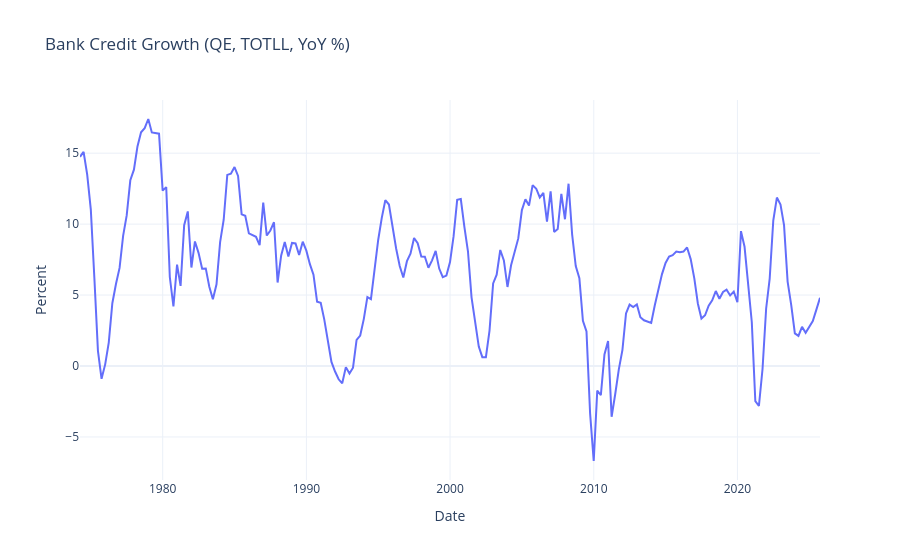

Source (notebook cell):
### Markdown cell above
The figure highlights the inverse relationship between real economic activity and labor market conditions over the business cycle. Periods of strong GDP growth are typically associated with declining unemployment, while economic slowdowns and recessions coincide with rising unemployment rates. The adjustment in unemployment lags changes in output, reflecting labor market frictions and firms’ cautious hiring and firing decisions. Sharp downturns, such as during major crises, generate abrupt contractions in output followed by pronounced increases in unemployment, clearly illustrating the cyclical nature of the economy.

### Code cell
# --------------------------------------------------
# Stylized facts: Credit growth (TOTLL YoY)
# --------------------------------------------------
fig = go.Figure()
fig.add_trace(go.Scatter(x=qdata.index, y=qdata["TOTLL_YoY"], mode="lines", name="TOTLL YoY (%)"))

fig.update_layout(
    title="Bank Credit Growth (QE, TOTLL, YoY %)",
    xaxis_title="Date",
    yaxis_title="Percent",
    hovermode="x unified",
    template="plotly_white",
    legend=dict(orientation="h", yanchor="bottom", y=1.02, xanchor="right", x=1)
)
fig.show()

### Figure 1 — Plotly figure (JSON) as saved in the notebook; plotly's stock layout.template omitted (floating-point values rounded to 4 significant figures; data arrays with more than 128 entries replaced by an {"elided": "..."} marker saying what was removed)
{"data": [{"mode": "lines", "name": "TOTLL YoY (%)", "type": "scatter", "x": {"elided": "207 str values"}, "y": {"elided": "207 float values"}}], "layout": {"hovermode": "x unified", "legend": {"orientation": "h", "x": 1, "xanchor": "right", "y": 1.02, "yanchor": "bottom"}, "title": {"text": "Bank Credit Growth (QE, TOTLL, YoY %)"}, "xaxis": {"title": {"text": "Date"}}, "yaxis": {"title": {"text": "Percent"}}}}
